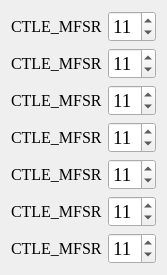
   <widget class="QWidget" name="layoutWidget">
    <property name="geometry">
     <rect>
      <x>871</x>
      <y>41</y>
      <width>167</width>
      <height>254</height>
     </rect>
    </property>
    <layout class="QFormLayout" name="formLayout_6">
     <item row="0" column="0">
      <widget class="QLabel" name="CH1_CTLE_MFSR">
       <property name="font">
        <font>
         <family>Times New Roman</family>
         <pointsize>12</pointsize>
         <weight>50</weight>
         <bold>false</bold>
        </font>
       </property>
       <property name="text">
        <string>CTLE_MFSR</string>
       </property>
      </widget>
     </item>
     <item row="0" column="1">
      <widget class="QSpinBox" name="CH1_CTLE_MFSR_Box">
       <property name="font">
        <font>
         <family>Times New Roman</family>
         <pointsize>14</pointsize>
        </font>
       </property>
       <property name="maximum">
        <number>15</number>
       </property>
       <property name="value">
        <number>11</number>
       </property>
      </widget>
     </item>
     <item row="1" column="0">
      <widget class="QLabel" name="CH2_CTLE_MFSR">
       <property name="font">
        <font>
         <family>Times New Roman</family>
         <pointsize>12</pointsize>
         <weight>50</weight>
         <bold>false</bold>
        </font>
       </property>
       <property name="text">
        <string>CTLE_MFSR</string>
       </property>
      </widget>
     </item>
     <item row="1" column="1">
      <widget class="QSpinBox" name="CH2_CTLE_MFSR_Box">
       <property name="font">
        <font>
         <family>Times New Roman</family>
         <pointsize>14</pointsize>
        </font>
       </property>
       <property name="maximum">
        <number>15</number>
       </property>
       <property name="value">
        <number>11</number>
       </property>
      </widget>
     </item>
     <item row="2" column="0">
      <widget class="QLabel" name="CH3_CTLE_MFSR">
       <property name="font">
        <font>
         <family>Times New Roman</family>
         <pointsize>12</pointsize>
         <weight>50</weight>
         <bold>false</bold>
        </font>
       </property>
       <property name="text">
        <string>CTLE_MFSR</string>
       </property>
      </widget>
     </item>
     <item row="2" column="1">
      <widget class="QSpinBox" name="CH3_CTLE_MFSR_Box">
       <property name="font">
        <font>
         <family>Times New Roman</family>
         <pointsize>14</pointsize>
        </font>
       </property>
       <property name="maximum">
        <number>15</number>
       </property>
       <property name="value">
        <number>11</number>
       </property>
      </widget>
     </item>
     <item row="3" column="0">
      <widget class="QLabel" name="CH4_CTLE_MFSR">
       <property name="font">
        <font>
         <family>Times New Roman</family>
         <pointsize>12</pointsize>
         <weight>50</weight>
         <bold>false</bold>
        </font>
       </property>
       <property name="text">
        <string>CTLE_MFSR</string>
       </property>
      </widget>
     </item>
     <item row="3" column="1">
      <widget class="QSpinBox" name="CH4_CTLE_MFSR_Box">
       <property name="font">
        <font>
         <family>Times New Roman</family>
         <pointsize>14</pointsize>
        </font>
       </property>
       <property name="maximum">
        <number>15</number>
       </property>
       <property name="value">
        <number>11</number>
       </property>
      </widget>
     </item>
     <item row="4" column="0">
      <widget class="QLabel" name="CH5_CTLE_MFSR">
       <property name="font">
        <font>
         <family>Times New Roman</family>
         <pointsize>12</pointsize>
         <weight>50</weight>
         <bold>false</bold>
        </font>
       </property>
       <property name="text">
        <string>CTLE_MFSR</string>
       </property>
      </widget>
     </item>
     <item row="4" column="1">
      <widget class="QSpinBox" name="CH5_CTLE_MFSR_Box">
       <property name="font">
        <font>
         <family>Times New Roman</family>
         <pointsize>14</pointsize>
        </font>
       </property>
       <property name="maximum">
        <number>15</number>
       </property>
       <property name="value">
        <number>11</number>
       </property>
      </widget>
     </item>
     <item row="5" column="0">
      <widget class="QLabel" name="CH6_CTLE_MFSR">
       <property name="font">
        <font>
         <family>Times New Roman</family>
         <pointsize>12</pointsize>
         <weight>50</weight>
         <bold>false</bold>
        </font>
       </property>
       <property name="text">
        <string>CTLE_MFSR</string>
       </property>
      </widget>
     </item>
     <item row="5" column="1">
      <widget class="QSpinBox" name="CH6_CTLE_MFSR_Box">
       <property name="font">
        <font>
         <family>Times New Roman</family>
         <pointsize>14</pointsize>
        </font>
       </property>
       <property name="maximum">
        <number>15</number>
       </property>
       <property name="value">
        <number>11</number>
       </property>
      </widget>
     </item>
     <item row="6" column="0">
      <widget class="QLabel" name="CH7_CTLE_MFSR">
       <property name="font">
        <font>
         <family>Times New Roman</family>
         <pointsize>12</pointsize>
         <weight>50</weight>
         <bold>false</bold>
        </font>
       </property>
       <property name="text">
        <string>CTLE_MFSR</string>
       </property>
      </widget>
     </item>
     <item row="6" column="1">
      <widget class="QSpinBox" name="CH7_CTLE_MFSR_Box">
       <property name="font">
        <font>
         <family>Times New Roman</family>
         <pointsize>14</pointsize>
        </font>
       </property>
       <property name="maximum">
        <number>15</number>
       </property>
       <property name="value">
        <number>11</number>
       </property>
      </widget>
     </item>
    </layout>
   </widget>
